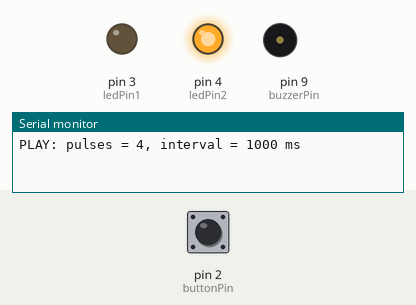
This sketch was run on a simulated Arduino Uno, built with avr-gcc and run on an emulated ATmega328P. Shown: output pins drawn as LEDs (lit = HIGH), buzzer (waves = sounding), the last lines printed to the serial monitor. Inputs (shaded band) come from the test bench; at power-on: pin 2 (buttonPin) HIGH.

Above: at 1.2 s.
1.3 s: pin 2 (buttonPin) pulled LOW for 0.15 s
At 2.7 s:
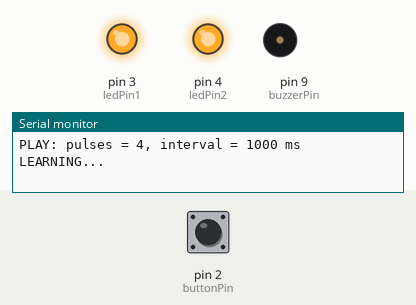
4.4 s: pin 2 (buttonPin) pulsed LOW 5 times (0.12 s each, 0.3 s apart)
At 8.76 s:
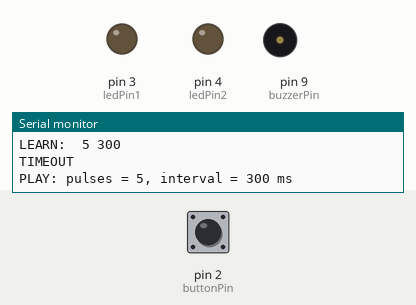
8.9 s: pin 2 (buttonPin) pulled LOW for 1 s
Timing chart, 0 to 21.9 s (numbered marks = the images above; inputs shaded):
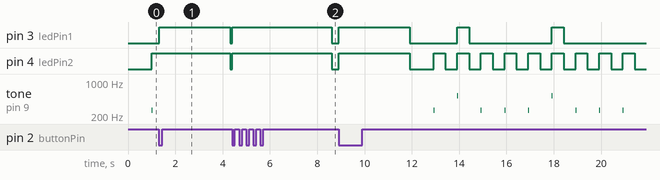

Measured:
- after the input at 1.3 s, tone on pin 9 (buzzerPin): stops changing and stays silent
- after the input at 4.4 s, tone on pin 9 (buzzerPin): stops changing and stays silent

The sketch:

metronome.ino
```cpp
// (licence header left out)
#include "Bounce2.h"

// set pin numbers:
#define buttonPin  2
#define ledPin1    3
#define ledPin2    4
#define buzzerPin  9
// state
#define LEARNING   1
#define PLAYING    2

#define TIMEOUT   3000

int state = 0;

unsigned long interval;
unsigned long start_time;
unsigned long now;

int number_pulses;
int current_pulse;

Bounce button;

void setup() {
  // initialize the LED pin as an output:
  pinMode(ledPin1, OUTPUT);
  pinMode(ledPin2, OUTPUT);
  pinMode(buzzerPin, OUTPUT);
  // initialize the pushbutton pin as an input:
  pinMode(buttonPin, INPUT_PULLUP);

  Serial.begin(9600);
  button = Bounce();
  button.attach(buttonPin);
  button.interval(15);

  // initialize for PLAYING
  state = PLAYING;
  interval = 1000;
  number_pulses = 4;
  start_playing();
}

void play(){
     if ((now - start_time) > interval / 2) {
       // after 50% of the interval: switch the LEDs off
       digitalWrite(ledPin1, LOW);
       digitalWrite(ledPin2, LOW);
     }

     if ((now - start_time) > interval) {
       // after inverval: start new interval, switch on LED(s)
       start_time = now;
       current_pulse += 1;
       if (current_pulse >= number_pulses) {
         current_pulse = 0;
       }
       if (current_pulse == 0) {
         tone(buzzerPin, 523, 15);
         digitalWrite(ledPin1, HIGH);
       }
       else {
         tone(buzzerPin, 262, 15);
       }
       digitalWrite(ledPin2, HIGH);

     }
  }


void start_learning() {
  state = LEARNING;
  interval = 0;
  number_pulses = 1;
  start_time = now;
  // LEDs are on during learning:
  digitalWrite(ledPin1, HIGH);
  digitalWrite(ledPin2, HIGH);

  Serial.println("LEARNING...");
}


void start_playing() {
  state = PLAYING;
  current_pulse =  number_pulses - 2;
  start_time = millis();

  Serial.print("PLAY: pulses = ");
  Serial.print(number_pulses);
  Serial.print(", interval = ");
  Serial.print(interval);
  Serial.println(" ms");
}


void learn_now() {
  if (number_pulses == 1) {
    interval = now - start_time;
  }
  else {
    interval = ((now - start_time) + interval * (number_pulses - 1)) / number_pulses;
  }
  number_pulses += 1;
  start_time = now;

  Serial.print("LEARN:  ");
  Serial.print(number_pulses);
  Serial.print(" ");
  Serial.println(interval);
}


void end_learning() {
  if (number_pulses == 1) {
    interval = 1000;
    number_pulses = 4;
  }

  digitalWrite(ledPin1, LOW);
  digitalWrite(ledPin2, LOW);

  start_playing();
}


void loop(){
  // read the state of the pushbutton value:
  button.update();
  int buttonPressed = button.fell();

  now = millis();

  switch (state) {
    case PLAYING:    // PLAYING
      if (!buttonPressed) {
        play();
      }
      else
      {
        start_learning();
      }
      break;
    case LEARNING:    // LEARNING
      if (buttonPressed == 1) {
        learn_now();
      }
      else if (now - start_time > TIMEOUT) {
        Serial.print("TIMEOUT\n");
        end_learning();
      }
      break;
  }
}
```
